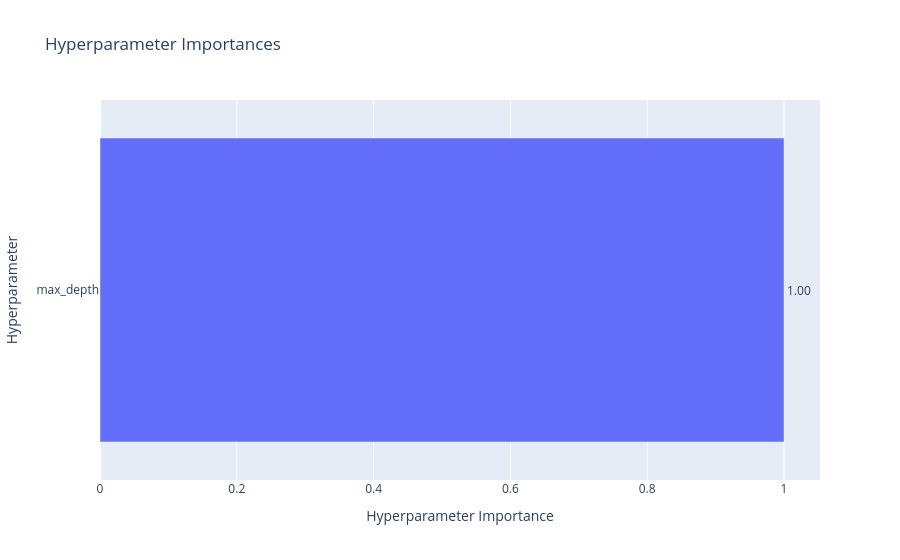

Notebook code for this chart:
### Code cell
# Evaluates which hyperparameters impact scores the most
optuna.visualization.plot_param_importances(study).show()

### Figure 1 — Plotly figure (JSON) as saved in the notebook; plotly's stock layout.template omitted (floating-point values rounded to 4 significant figures)
{"data": [{"cliponaxis": false, "hovertemplate": ["max_depth (IntDistribution): 1.0<extra></extra>"], "name": "Objective Value", "orientation": "h", "text": ["1.00"], "textposition": "outside", "type": "bar", "x": [1], "y": ["max_depth"]}], "layout": {"title": {"text": "Hyperparameter Importances"}, "xaxis": {"title": {"text": "Hyperparameter Importance"}}, "yaxis": {"title": {"text": "Hyperparameter"}}}}
